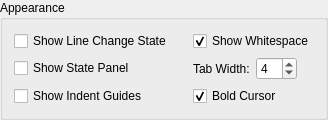
                <widget class="QGroupBox" name="groupBox_9">
                 <property name="title">
                  <string>Appearance</string>
                 </property>
                 <layout class="QGridLayout" name="gridLayout_6">
                  <item row="2" column="0">
                   <layout class="QHBoxLayout" name="horizontalLayout_6">
                    <item>
                     <widget class="QCheckBox" name="checkBoxShowIndentGuides">
                      <property name="text">
                       <string>Show Indent Guides</string>
                      </property>
                     </widget>
                    </item>
                    <item>
                     <spacer name="horizontalSpacer_6">
                      <property name="orientation">
                       <enum>Qt::Orientation::Horizontal</enum>
                      </property>
                      <property name="sizeHint" stdset="0">
                       <size>
                        <width>40</width>
                        <height>20</height>
                       </size>
                      </property>
                     </spacer>
                    </item>
                   </layout>
                  </item>
                  <item row="1" column="0">
                   <widget class="QCheckBox" name="checkBoxState">
                    <property name="text">
                     <string>Show State Panel</string>
                    </property>
                    <property name="advancedOption" stdset="0">
                     <bool>true</bool>
                    </property>
                   </widget>
                  </item>
                  <item row="1" column="1">
                   <layout class="QHBoxLayout" name="horizontalLayout_7">
                    <item>
                     <widget class="QLabel" name="label_22">
                      <property name="text">
                       <string>Tab Width:</string>
                      </property>
                     </widget>
                    </item>
                    <item>
                     <widget class="QSpinBox" name="sbTabSpace">
                      <property name="minimum">
                       <number>1</number>
                      </property>
                      <property name="maximum">
                       <number>32</number>
                      </property>
                      <property name="value">
                       <number>4</number>
                      </property>
                     </widget>
                    </item>
                    <item>
                     <spacer name="horizontalSpacer_5">
                      <property name="orientation">
                       <enum>Qt::Orientation::Horizontal</enum>
                      </property>
                      <property name="sizeHint" stdset="0">
                       <size>
                        <width>0</width>
                        <height>20</height>
                       </size>
                      </property>
                     </spacer>
                    </item>
                   </layout>
                  </item>
                  <item row="0" column="1">
                   <widget class="QCheckBox" name="checkBoxShowWhitespace">
                    <property name="text">
                     <string>Show Whitespace</string>
                    </property>
                    <property name="checked">
                     <bool>true</bool>
                    </property>
                    <property name="advancedOption" stdset="0">
                     <bool>true</bool>
                    </property>
                   </widget>
                  </item>
                  <item row="0" column="0">
                   <widget class="QCheckBox" name="checkBoxLineState">
                    <property name="text">
                     <string>Show Line Change State</string>
                    </property>
                    <property name="advancedOption" stdset="0">
                     <bool>true</bool>
                    </property>
                   </widget>
                  </item>
                  <item row="2" column="1">
                   <widget class="QCheckBox" name="checkBoxBoldCursor">
                    <property name="toolTip">
                     <string>Draw cursor as a thick line</string>
                    </property>
                    <property name="text">
                     <string>Bold Cursor</string>
                    </property>
                    <property name="checked">
                     <bool>true</bool>
                    </property>
                    <property name="advancedOption" stdset="0">
                     <bool>true</bool>
                    </property>
                   </widget>
                  </item>
                 </layout>
                </widget>
